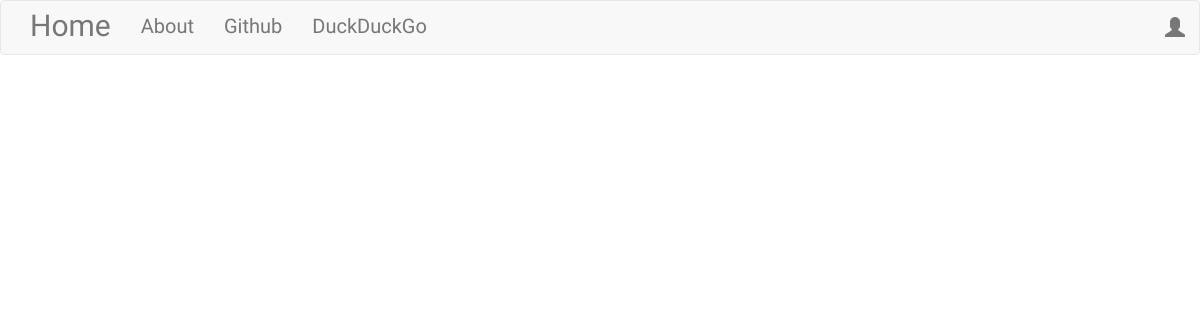
Before: / with the older database file.
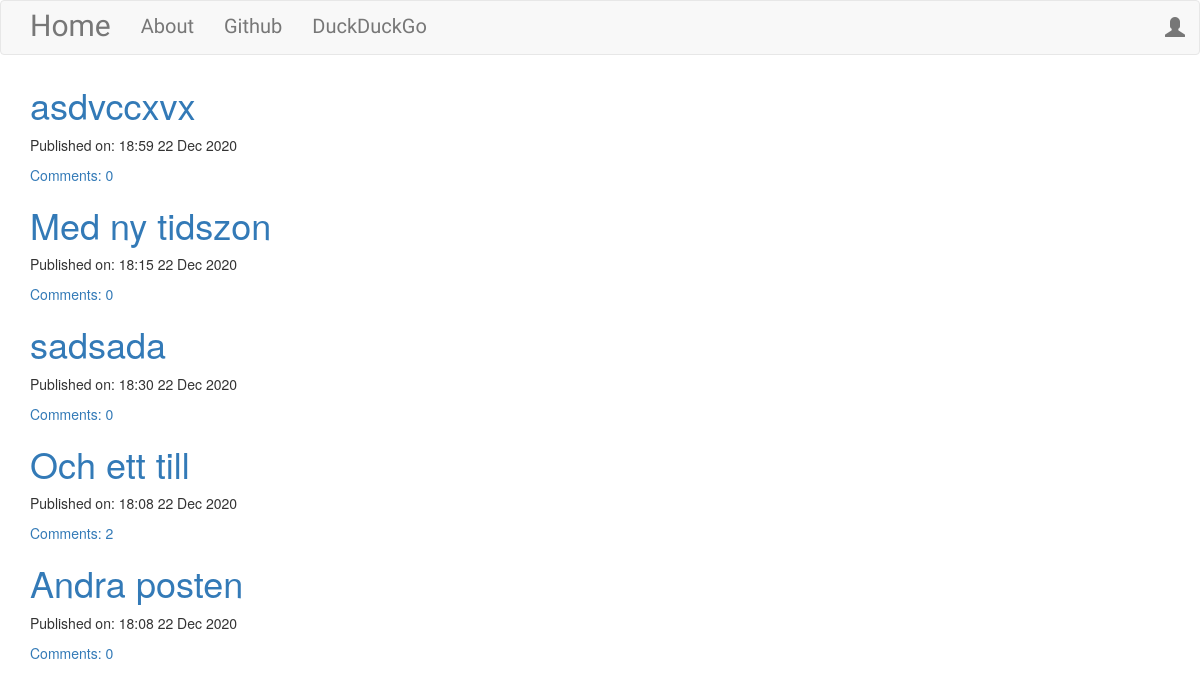
After: the same page with the newer database file.
### blog/models.py (models this page shows, shortened)
class Post(models.Model):
  author = models.ForeignKey('auth.User', on_delete=models.CASCADE)
  title = models.CharField(max_length=256)
  text = models.TextField()
  create_date = models.DateTimeField(default=timezone.now)
  published_date = models.DateTimeField(blank=True, null=True)
  def approve_comments(self):
    return self.comments.filter(approved_comment=True)

### blog/views.py (the view)
# urls.py: path('', views.PostListView.as_view(), name="post_list"),
class PostListView(ListView):
    model = Post
    def get_queryset(self):
        return Post.objects.filter(published_date__lte=timezone.now()).order_by('-published_date')

### blog/templates/blog/post_list.html
{% extends 'blog/base.html' %}
{% block body_block %}
  <div class="centerstage">
    {% for post in post_list %}
      <div class="post">
        <h1><a href="{% url 'post_detail' pk=post.pk %}">{{post.title}}</a></h1>
      </div>
      <div class="date">
        <p>Published on: {{post.published_date|date:"H:s d M Y"}}</p>
      </div>
      <a href="{% url 'post_detail' pk=post.pk %}">Comments: {{post.approve_comments.count}}</a>
    {% endfor %}
  </div>
{% endblock %}

### blog/templates/blog/base.html (shortened to what this page needs)
<!DOCTYPE html>
{% load static %}
<html lang="en">
<head>
    <link rel="stylesheet" href="https://maxcdn.bootstrapcdn.com/bootstrap/3.3.5/css/bootstrap.min.css">
    <link rel="stylesheet" href="//cdn.jsdelivr.net/npm/medium-editor@latest/dist/css/medium-editor.min.css" type="text/css" media="screen" charset="utf-8">
    <link rel="stylesheet" href="{% static 'css/blog.css' %}">
    </head>
<body>
    <nav class="navbar navbar-default techfont custom-navbar">
        <div class="container">
            <ul class="nav navbar-nav">
                <li><a href="{% url 'post_list' %}" class="navbar-brand bigbrand ">Home</a></li>
                <li><a href="{% url 'about' %}">About</a></li>
                <li><a href="https://www.github.com">Github</a></li>
                <li><a href="https://www.duckduckgo.com">DuckDuckGo</a></li>
            </ul>
            <ul class="nav navbar-nav navbar-right">
                {% if user.is_authenticated %}
                    <li><a href="{% url 'post_new' %}">New Post</a></li>
                    <li><a href="{% url 'post_draft_list' %}">Drafts</a></li>
                    <li><a href="{% url 'logout' %}">Log out</a></li>
                    <li>
                        <a>
                            Welcome: {{user.username}}
                        </a>
                    </li>
                {% else %}
                    <li><a class="nav navbar-right" href="{% url 'login' %}"><span class="glyphicon glyphicon-user"></span></a></li>
                {% endif %}
            </ul>
        </div>
    </nav>
    <div class="content container">
        <div class="row">
            <div class="col-md-8">
                <div class="blog-posts">
                    {% block body_block %}
                    {% endblock %}
                </div>
            </div>
        </div>
    </div>
</body>
</html>

### blog/static/css/blog.css (style rules this page uses)
.techfont { font-family: 'Langar', cursive; font-size: 2rem; margin-bottom: 1rem; }
.bigbrand { font-size: 3rem; }
.centerstage { margin: 0 auto; }

Changed rows visible on the page:
added Post: title "asdvccxvx", published_date "18:59 22 Dec 2020", approve_comments.count "0"
added Post: title "Med ny tidszon", published_date "18:15 22 Dec 2020", approve_comments.count "0"
added Post: title "sadsada", published_date "18:30 22 Dec 2020", approve_comments.count "0"
added Post: title "Och ett till", published_date "18:08 22 Dec 2020", approve_comments.count "2"
added Post: title "Andra posten", published_date "18:08 22 Dec 2020", approve_comments.count "0"
